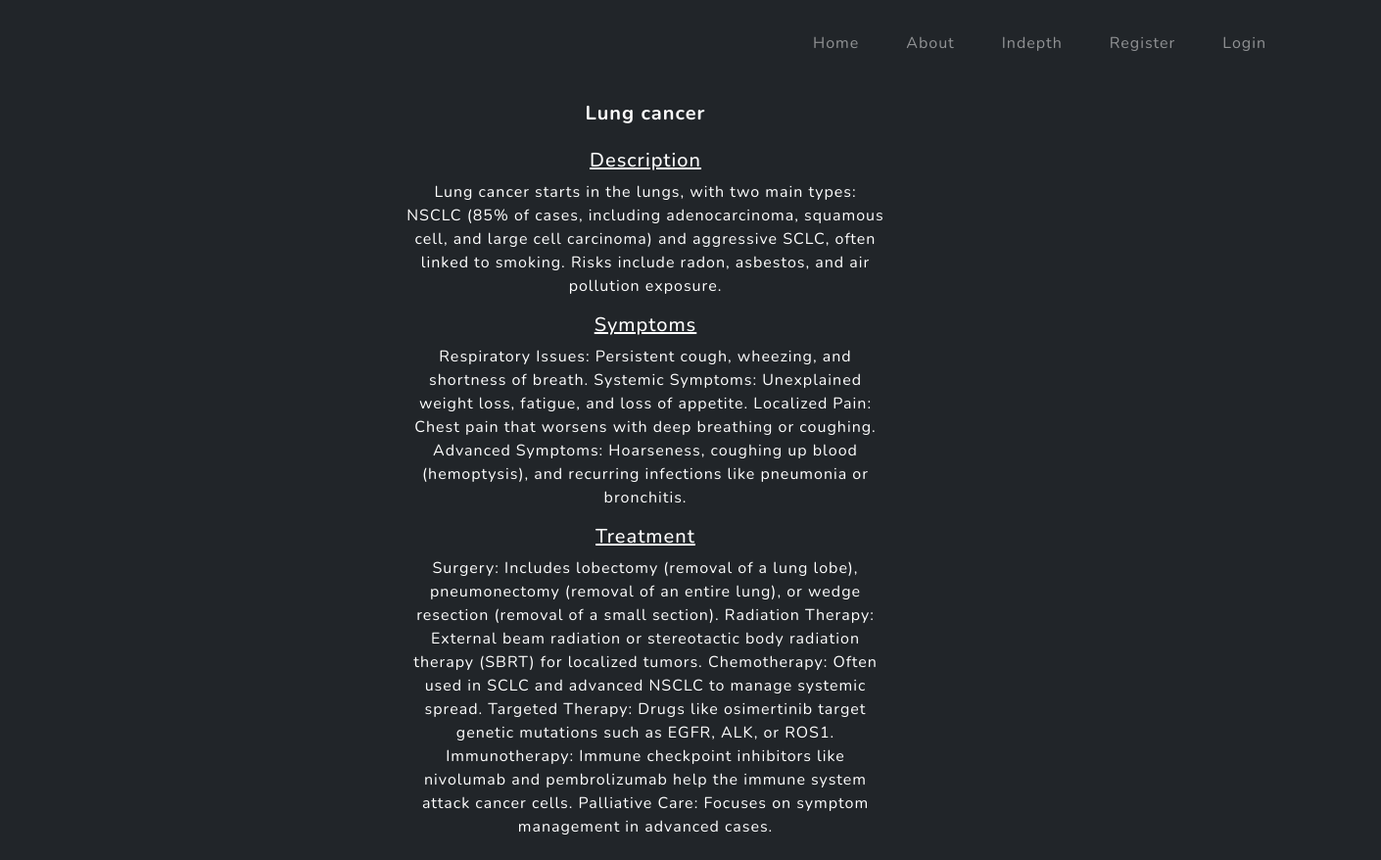
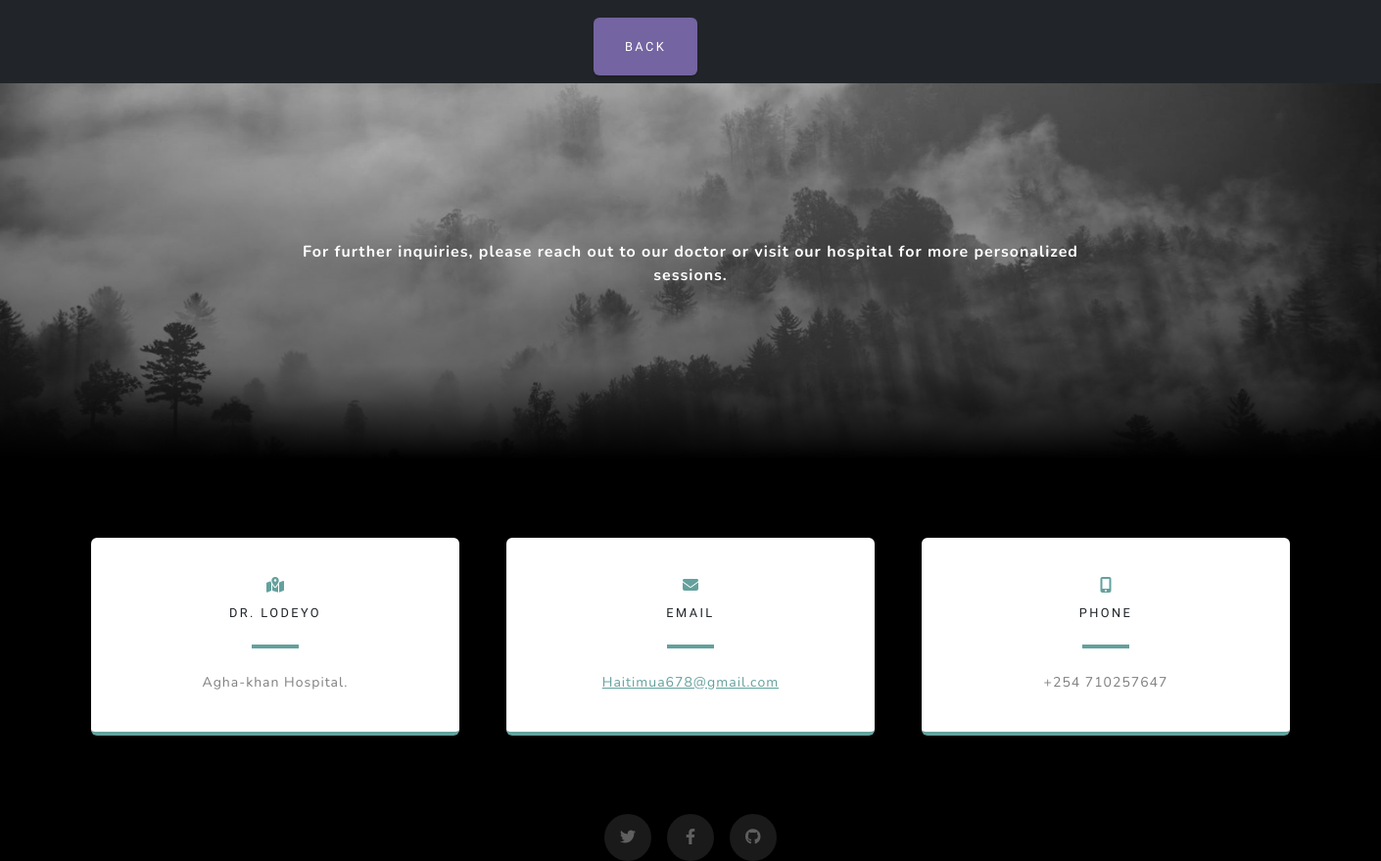
The app's page /cancer/2 with its own data (2 pictures, top to bottom).
### Neoplasm/models.py (models this page shows, shortened)
class Cancer(models.Model):
    type_of_cancer = models.CharField(max_length=35)
    description = models.CharField(max_length=3000)
    symptoms = models.CharField(max_length=5000)
    treatment = models.CharField(max_length=5000)

### Neoplasm/views.py (the view)
# urls.py: path('cancer/<int:pk>', views.disease, name='disease'),
def disease(request,pk):
    cancer= Cancer.objects.get(id=pk)
    return render(request,'disease.html',{'cancer':cancer})

### Neoplasm/templates/disease.html
{% extends 'base.html' %}
{% load static %}
{% block content%}
<div class=" container_disease bg-dark" >
<br/>
<div class="mx-auto p-2 text-white" style="width: 1000px;">
    <div class="row g-0">
        <div class="col-md-6">
        <div class="card-body">
            <center id="disease">
                <br/><br/><br/>
            <h5 class="card-title"><b>{{ cancer.type_of_cancer}}</b></h5>
            <br/>
            <h5> <u>Description</u></h5>
            <p class="card-text">{{ cancer.description}}</p>
            <h5> <u>Symptoms</u></h5>
            <p class="card-text">{{cancer.symptoms}}</p>
            <h5> <u>Treatment</u></h5>
            <p class="card-text">{{cancer.treatment}}</p>
            <br/>
            <a href="{% url 'types'%}" class="btn btn-secondary">Back</a>
            </center>
        </div>
        </div>
    </div>
    </div>
</div>
<section class="signup-section" id="signup">
    <div class="container px-4 px-lg-5">
        <div class="row gx-4 gx-lg-5">
            <div class="col-md-10 col-lg-8 mx-auto text-center">
                <p class="text-white text-lg-right"><b>For further inquiries, please reach out to our doctor or visit our hospital for more personalized sessions.</b></p>
            </div>
        </div>
    </div>
</section>
<section class="contact-section bg-black">
    <div class="container px-4 px-lg-5">
        <div class="row gx-4 gx-lg-5">
            <div class="col-md-4 mb-3 mb-md-0">
                <div class="card py-4 h-100">
                    <div class="card-body text-center">
                        <i class="fas fa-map-marked-alt text-primary mb-2"></i>
                        <h4 class="text-uppercase m-0">Dr. LOdeyo</h4>
                        <hr class="my-4 mx-auto" />
                        <div class="small text-black-50">Agha-khan Hospital.</div>
                    </div>
                </div>
            </div>
            <div class="col-md-4 mb-3 mb-md-0">
                <div class="card py-4 h-100">
                    <div class="card-body text-center">
                        <i class="fas fa-envelope text-primary mb-2"></i>
                        <h4 class="text-uppercase m-0">Email</h4>
                        <hr class="my-4 mx-auto" />
                        <div class="small text-black-50"><a href="#!">Haitimua678@gmail.com</a></div>
                    </div>
                </div>
            </div>
            <div class="col-md-4 mb-3 mb-md-0">
                <div class="card py-4 h-100">
                    <div class="card-body text-center">
                        <i class="fas fa-mobile-alt text-primary mb-2"></i>
                        <h4 class="text-uppercase m-0">Phone</h4>
                        <hr class="my-4 mx-auto" />
                        <div class="small text-black-50">+254 710257647</div>
                    </div>
                </div>
            </div>
        </div>
        <div class="social d-flex justify-content-center">
            <a class="mx-2" href="#!"><i class="fab fa-twitter"></i></a>
            <a class="mx-2" href="#!"><i class="fab fa-facebook-f"></i></a>
            <a class="mx-2" href="#!"><i class="fab fa-github"></i></a>
        </div>
    </div>
</section>
{% endblock %}

### records on screen
Cancer: type_of_cancer "Lung cancer", description "Lung cancer starts in the lungs, with two main types: NSCLC (85% of cases, including adenocarcinoma, squamous cell, and large cell carcinoma) and aggressive SCLC, often linked to smoking. Risks include radon, asbestos, and air pollution exposure.", symptoms "Respiratory Issues: Persistent cough, wheezing, and shortness of breath. Systemic Symptoms: Unexplained weight loss, fatigue, and loss of appetite. Localized Pain: Chest pain that worsens with deep breathing or coughing. Advanced Symptoms: Hoarseness, coughing up blood (hemoptysis), and recurring infections like pneumonia or bronchitis.", treatment "Surgery: Includes lobectomy (removal of a lung lobe), pneumonectomy (removal of an entire lung), or wedge resection (removal of a small section). Radiation Therapy: External beam radiation or stereotactic body radiation therapy (SBRT) for localized tumors. Chemotherapy: Often used in SCLC and advanced NSCLC to manage systemic spread. Targeted Therapy: Drugs like osimertinib target genetic mutations such as EGFR, ALK, or ROS1. Immunotherapy: Immune checkpoint inhibitors like nivolumab and pembrolizumab help the immune system attack cancer cells. Palliative Care: Focuses on symptom management in advanced cases."
